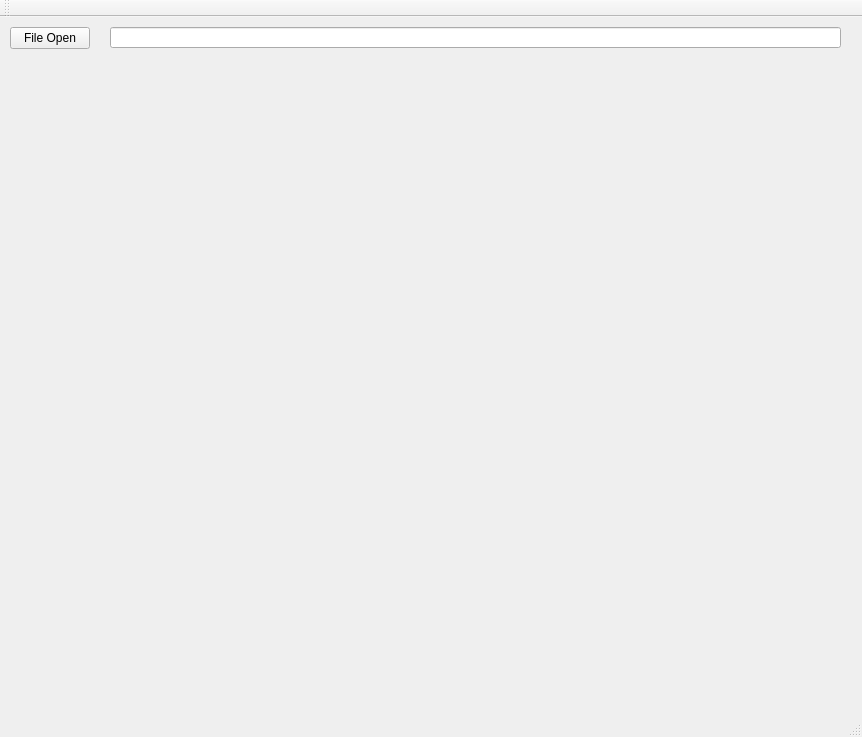
<?xml version="1.0" encoding="UTF-8"?>
<ui version="4.0">
 <class>MainWindow</class>
 <widget class="QMainWindow" name="MainWindow">
  <property name="geometry">
   <rect>
    <x>0</x>
    <y>0</y>
    <width>862</width>
    <height>737</height>
   </rect>
  </property>
  <property name="windowTitle">
   <string>MainWindow</string>
  </property>
  <widget class="QWidget" name="centralWidget">
   <widget class="QPushButton" name="pushButtonOpenFile">
    <property name="geometry">
     <rect>
      <x>10</x>
      <y>10</y>
      <width>80</width>
      <height>22</height>
     </rect>
    </property>
    <property name="text">
     <string>File Open</string>
    </property>
   </widget>
   <widget class="QLineEdit" name="lineEditIvputFilePath">
    <property name="geometry">
     <rect>
      <x>110</x>
      <y>10</y>
      <width>731</width>
      <height>21</height>
     </rect>
    </property>
   </widget>
   <widget class="MyQTImageWidget" name="widgetInputImage" native="true">
    <property name="geometry">
     <rect>
      <x>10</x>
      <y>40</y>
      <width>841</width>
      <height>441</height>
     </rect>
    </property>
   </widget>
  </widget>
  <widget class="QMenuBar" name="menuBar">
   <property name="geometry">
    <rect>
     <x>0</x>
     <y>0</y>
     <width>862</width>
     <height>21</height>
    </rect>
   </property>
  </widget>
  <widget class="QToolBar" name="mainToolBar">
   <attribute name="toolBarArea">
    <enum>TopToolBarArea</enum>
   </attribute>
   <attribute name="toolBarBreak">
    <bool>false</bool>
   </attribute>
  </widget>
  <widget class="QStatusBar" name="statusBar"/>
 </widget>
 <layoutdefault spacing="6" margin="11"/>
 <customwidgets>
  <customwidget>
   <class>MyQTImageWidget</class>
   <extends>QWidget</extends>
   <header>MyQTImageWidget.h</header>
   <container>1</container>
   <slots>
    <signal>on_mouseMove(QPoint,int)</signal>
   </slots>
  </customwidget>
 </customwidgets>
 <resources/>
 <connections>
  <connection>
   <sender>widgetInputImage</sender>
   <signal>on_mouseMove(QPoint,int)</signal>
   <receiver>MainWindow</receiver>
   <slot>on_widgetImage_mouseMoved(QPoint,int)</slot>
   <hints>
    <hint type="sourcelabel">
     <x>220</x>
     <y>455</y>
    </hint>
    <hint type="destinationlabel">
     <x>131</x>
     <y>582</y>
    </hint>
   </hints>
  </connection>
 </connections>
 <slots>
  <slot>on_widgetImage_mouseMoved(QPoint,int)</slot>
 </slots>
</ui>
